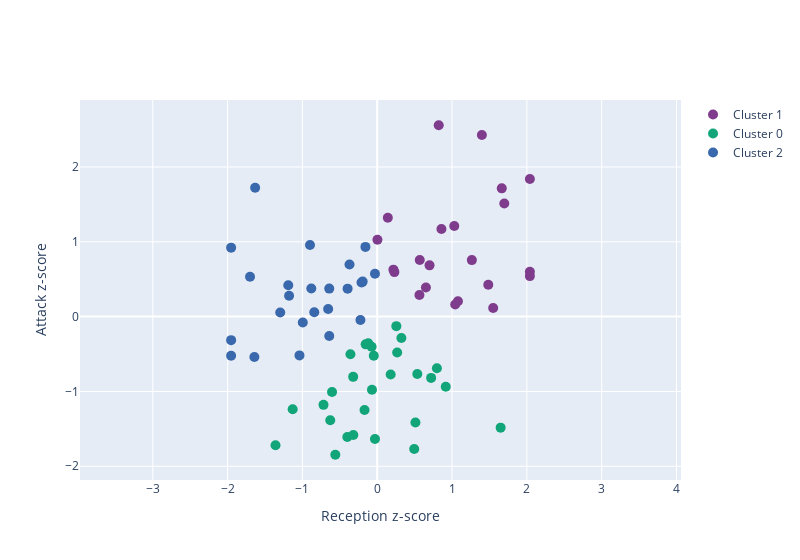

This figure's notebook cell:
### Code cell
from sklearn.cluster import KMeans

num_clusters = 3
km = KMeans(n_clusters=num_clusters, random_state=10, n_init=10)
stats_cumulated["clusters_kmeans"] = km.fit(Xnew).labels_
data = []

for i, clust in enumerate(stats_cumulated.clusters_kmeans.unique()):
    sel_df = stats_cumulated[stats_cumulated.clusters_kmeans == clust]
    data.append(
        go.Scatter(
            x=sel_df.zscore_pass_scaled,
            y=sel_df.zscore_atk_scaled,
            customdata=sel_df.clusters_kmeans,
            text=sel_df.player_name,
            hovertemplate="<b>%{text}</b><br>Cluster: %{customdata}<br>Reception: %{x:.4f}<br>Attack: %{y:.4f}<extra></extra>",
            mode="markers",
            name=f"Cluster {clust}",
            marker_size=10,
            marker_color=px.colors.qualitative.Bold[i],
        )
    )

fig = go.Figure(data=data)
fig.update_yaxes(
    title="Attack z-score",
    scaleanchor="x",
    scaleratio=1,
)
fig.update_xaxes(title="Reception z-score")
fig.update_layout(width=800)
fig.show()

### Figure 1 — Plotly figure (JSON) as saved in the notebook; plotly's stock layout.template omitted (floating-point values rounded to 4 significant figures)
{"data": [{"customdata": [1, 1, 1, 1, 1, 1, 1, 1, 1, 1, 1, 1, 1, 1, 1, 1, 1, 1, 1, 1, 1, 1], "hovertemplate": "<b>%{text}</b><br>Cluster: %{customdata}<br>Reception: %{x:.4f}<br>Attack: %{y:.4f}<extra></extra>", "marker": {"color": "rgb(127, 60, 141)", "size": 10}, "mode": "markers", "name": "Cluster 1", "text": ["Alsmeier Lina", "Baladin Hande", "Bartsch-Hackley Michelle", "Bosetti Caterina", "Busa Bianka", "Daalderop Nika", "Geerties Jennifer", "Braga Guimaraes Gabriela", "Herbots Britt", "Ishikawa Mayu", "Kim Yeon Koung", "Koga Sarina", "Larson Jordan", "Li Yingying", "Milenkovic Bojana", "Pereira Natalia", "Peña Isabel Yonkaira Paola", "Robinson Kelsey", "Rodrigues Fernanda", "Voronkova Irina", "Wilhite Parson Sarah", "Zhang Changning"], "type": "scatter", "x": [0.8583, 0.5683, 1.55, 1.03, 0.6992, 0.2296, 1.079, 2.04, 0.1416, 2.04, 1.665, 2.04, 1.265, 0.8219, 1.042, 0.5639, 0.002932, 1.484, 1.698, 0.6508, 0.2166, 1.399], "y": [1.17, 0.756, 0.1145, 1.211, 0.6852, 0.5949, 0.2064, 1.838, 1.322, 0.6, 1.714, 0.5416, 0.755, 2.558, 0.1611, 0.2895, 1.027, 0.4254, 1.512, 0.3884, 0.6275, 2.427]}, {"customdata": [0, 0, 0, 0, 0, 0, 0, 0, 0, 0, 0, 0, 0, 0, 0, 0, 0, 0, 0, 0, 0, 0, 0, 0, 0, 0, 0, 0], "hovertemplate": "<b>%{text}</b><br>Cluster: %{customdata}<br>Reception: %{x:.4f}<br>Attack: %{y:.4f}<extra></extra>", "marker": {"color": "rgb(17, 165, 121)", "size": 10}, "mode": "markers", "name": "Cluster 0", "text": ["Blagojevic Jelena", "Buijs Anne", "Bulaich Daniela", "Chuewulim Sutadta", "Czyrnianska Martyna", "D'Odorico Sofia", "Duan Fang", "Ercan Seyma", "Poll Jana Franziska", "Guilliams Jodie", "Hill Kimberly", "Ishii Yuki", "Ismailoglu Meliha", "Jasper Marrit", "Lazovic Katarina", "Lee Soyoung", "Liu Xiaotong", "Liu Yanhan", "Livingston Caroline", "Lozo Sara", "Mirosavljevic Jovana", "Nizetich Yamila", "Park Jeongah", "Pyo Seungju", "Sittirak Onuma", "Sylla Miryam", "Uzelac Aleksandra", "Van Gestel Celine"], "type": "scatter", "x": [-0.0701, 0.7977, -1.13, -0.1696, -0.1543, 0.4945, -0.3215, 0.5356, 0.2553, -0.358, 0.3228, 0.916, 1.649, 0.7203, -0.04585, -0.1202, -0.3997, -0.3195, -0.6038, -0.7179, 0.1795, 0.5107, -1.359, -0.5601, -0.6277, 0.2667, -0.07531, -0.03016], "y": [-0.9784, -0.6896, -1.237, -1.248, -0.3707, -1.77, -0.8053, -0.7672, -0.1275, -0.503, -0.2852, -0.9369, -1.484, -0.819, -0.524, -0.3564, -1.609, -1.583, -1.008, -1.18, -0.7737, -1.416, -1.719, -1.846, -1.385, -0.4798, -0.4027, -1.636]}, {"customdata": [2, 2, 2, 2, 2, 2, 2, 2, 2, 2, 2, 2, 2, 2, 2, 2, 2, 2, 2, 2, 2, 2, 2, 2], "hovertemplate": "<b>%{text}</b><br>Cluster: %{customdata}<br>Reception: %{x:.4f}<br>Attack: %{y:.4f}<extra></extra>", "marker": {"color": "rgb(57, 105, 172)", "size": 10}, "mode": "markers", "name": "Cluster 2", "text": ["Brens Prisilla Rivera", "De La Cruz De Peña Bethania", "Fedorovtseva Arina", "Gorecka Zuzanna", "Guerra Anastasia", "Hayashi Kotona", "Howe Hilary", "Kosheleva Tatyana", "Leonida Kasaya", "Lukasik Martyna", "Martinez Brayelin Elizabeth", "Melli Giulia", "Mercy Moim", "Mitrovic Andrea", "Omoruyi Oghosasere Loveth", "Orthmann Hanna", "Pietrini Elena", "Plummer Kathryn", "Senoglu Tugba", "Smirnova  Kseniia", "Stigrot Lena", "Stysiak Magdalena", "Van Ryk Kiera", "Zhu Ting"], "type": "scatter", "x": [-1.953, -1.642, -1.632, -0.02998, -1.297, -0.2101, -1.953, -0.6558, -0.9949, -1.039, -1.178, -1.7, -0.6407, -1.953, -0.8412, -0.396, -0.3704, -0.6411, -0.1944, -1.189, -0.2246, -0.8985, -0.8809, -0.1577], "y": [0.9216, -0.5405, 1.722, 0.5725, 0.05501, 0.4566, -0.5241, 0.1013, -0.07802, -0.5185, 0.2783, 0.5327, -0.2601, -0.3144, 0.05923, 0.374, 0.6958, 0.3741, 0.4677, 0.4196, -0.04598, 0.9573, 0.3761, 0.9318]}], "layout": {"width": 800, "xaxis": {"title": {"text": "Reception z-score"}}, "yaxis": {"scaleanchor": "x", "scaleratio": 1, "title": {"text": "Attack z-score"}}}}
